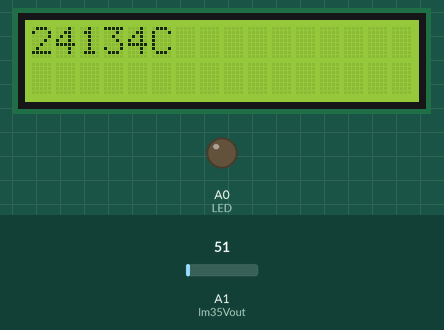
Simulated run of this sketch. Board: Arduino Uno, built with avr-gcc and run on an emulated ATmega328P. On the bench: 16×2 character LCD, output pins drawn as LEDs (lit = HIGH). Inputs (shaded band) come from the test bench; at power-on: A1 (lm35Vout) = 51. What the sketch prints to the serial monitor is not drawn.

Above: at 1.2 s.
1.3 s: A1 (lm35Vout) set to 23
At 2.9 s:
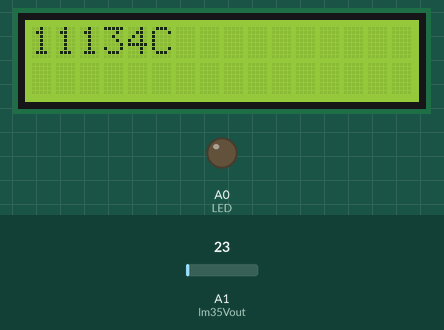
3.5 s: A1 (lm35Vout) set to 18
At 4.5 s:
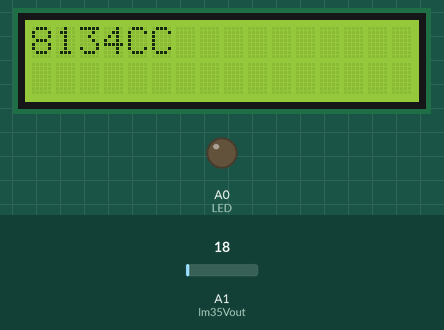
5.5 s: A1 (lm35Vout) set to 30
At 7.4 s:
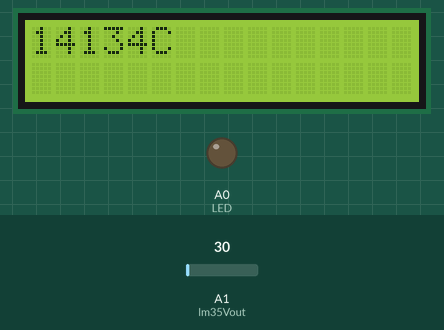
Timing chart, 0 to 8.9 s (numbered marks = the images above; inputs shaded):
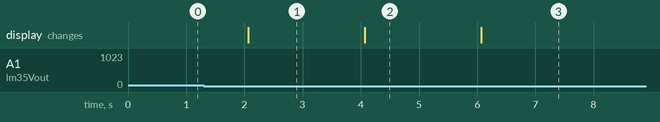

Measured:
- the behaviour switches between 21 and 20 on A1 (lm35Vout) (found by bisection; images 1 and 2)
- after the input at 1.3 s, the display: changes after 0.77 s (image 1)
- after the input at 3.5 s, the display: changes after 0.57 s (image 2)
- after the input at 5.5 s, the display: changes after 0.57 s (image 3)

The sketch:

slave_display.ino
```cpp
const int lm35Vout=1;
#define LED A0
const byte degreeSymbol="B11011111";

#include<LiquidCrystal.h>
LiquidCrystal lcd(12,11,5,4,3,2);


void setup()
{
    pinMode(LED,HIGH);
    lcd.begin(16,2);
    Serial.begin(9600);

}
void loop()
{
    long degree;
    degree=lm35(lm35Vout);
    Serial.print("degrees Celsius = ");
    Serial.print(degree);
    Serial.println("c");
    lcd.setCursor(0,0);
    lcd.print(degree);
    lcd.print(degreeSymbol);
    lcd.print("C");
    delay(1000);

}
long lm35(int lm35Vout)
{
  int value;
  long degree;
  value=analogRead(lm35Vout);
  degree=(long)value*500/1024;
    if(degree>=90){
      digitalWrite(LED,HIGH);
    }
  return degree;
}
```
